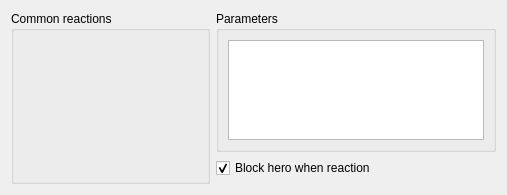
       <widget class="QWidget" name="tabCommonReactions">
        <attribute name="title">
         <string>Common reactions</string>
        </attribute>
        <layout class="QGridLayout" name="gridLayout_17">
         <item row="0" column="0">
          <layout class="QHBoxLayout" name="horizontalLayout_3" stretch="0,1">
           <item>
            <widget class="QGroupBox" name="groupBoxCommonReactions">
             <property name="minimumSize">
              <size>
               <width>0</width>
               <height>0</height>
              </size>
             </property>
             <property name="maximumSize">
              <size>
               <width>16777215</width>
               <height>16777215</height>
              </size>
             </property>
             <property name="title">
              <string>Common reactions</string>
             </property>
             <layout class="QGridLayout" name="gridLayout_15">
              <item row="0" column="0">
               <widget class="PanelSuperList" name="panelSuperListCommonReactors" native="true">
                <property name="minimumSize">
                 <size>
                  <width>175</width>
                  <height>0</height>
                 </size>
                </property>
                <property name="maximumSize">
                 <size>
                  <width>175</width>
                  <height>16777215</height>
                 </size>
                </property>
               </widget>
              </item>
             </layout>
            </widget>
           </item>
           <item>
            <layout class="QVBoxLayout" name="verticalLayout_17" stretch="0,0,1">
             <item>
              <layout class="QHBoxLayout" name="horizontalLayout_2" stretch="1,0">
               <item>
                <widget class="QGroupBox" name="groupBoxParameters_2">
                 <property name="title">
                  <string>Parameters</string>
                 </property>
                 <layout class="QGridLayout" name="gridLayout_16">
                  <item row="0" column="0">
                   <widget class="WidgetSuperTree" name="treeViewCommonReactorsParameters">
                    <property name="maximumSize">
                     <size>
                      <width>16777215</width>
                      <height>100</height>
                     </size>
                    </property>
                   </widget>
                  </item>
                 </layout>
                </widget>
               </item>
               <item>
                <layout class="QVBoxLayout" name="verticalLayout_15">
                 <property name="spacing">
                  <number>6</number>
                 </property>
                </layout>
               </item>
              </layout>
             </item>
             <item>
              <widget class="QCheckBox" name="checkBoxCommonReactionBlockingHero">
               <property name="text">
                <string>Block hero when reaction</string>
               </property>
               <property name="checked">
                <bool>true</bool>
               </property>
              </widget>
             </item>
             <item>
              <widget class="WidgetTreeCommands" name="treeCommandsView" native="true"/>
             </item>
            </layout>
           </item>
          </layout>
         </item>
        </layout>
       </widget>
